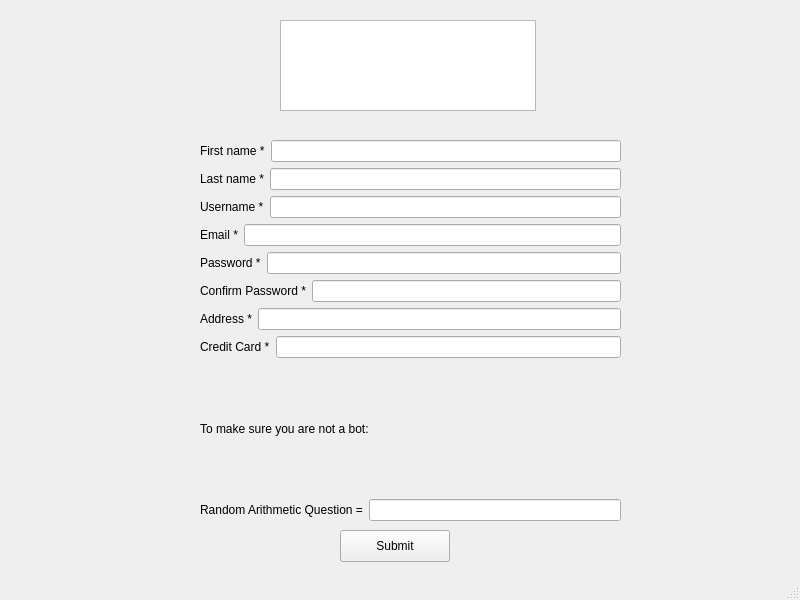
<?xml version="1.0" encoding="UTF-8"?>
<ui version="4.0">
 <class>MainWindow</class>
 <widget class="QMainWindow" name="MainWindow">
  <property name="geometry">
   <rect>
    <x>0</x>
    <y>0</y>
    <width>800</width>
    <height>600</height>
   </rect>
  </property>
  <property name="windowTitle">
   <string>MainWindow</string>
  </property>
  <widget class="QWidget" name="centralwidget">
   <widget class="QGraphicsView" name="Logo">
    <property name="geometry">
     <rect>
      <x>280</x>
      <y>20</y>
      <width>256</width>
      <height>91</height>
     </rect>
    </property>
   </widget>
   <widget class="QPushButton" name="pushButton">
    <property name="geometry">
     <rect>
      <x>340</x>
      <y>530</y>
      <width>110</width>
      <height>32</height>
     </rect>
    </property>
    <property name="text">
     <string>Submit</string>
    </property>
   </widget>
   <widget class="QWidget" name="">
    <property name="geometry">
     <rect>
      <x>200</x>
      <y>140</y>
      <width>421</width>
      <height>381</height>
     </rect>
    </property>
    <layout class="QVBoxLayout" name="verticalLayout">
     <item>
      <layout class="QHBoxLayout" name="horizontalLayout">
       <item>
        <widget class="QLabel" name="label">
         <property name="text">
          <string>First name *</string>
         </property>
        </widget>
       </item>
       <item>
        <widget class="QLineEdit" name="first_name_field"/>
       </item>
      </layout>
     </item>
     <item>
      <layout class="QHBoxLayout" name="horizontalLayout_2">
       <item>
        <widget class="QLabel" name="label_2">
         <property name="text">
          <string>Last name *</string>
         </property>
        </widget>
       </item>
       <item>
        <widget class="QLineEdit" name="last_name_field"/>
       </item>
      </layout>
     </item>
     <item>
      <layout class="QHBoxLayout" name="horizontalLayout_3">
       <item>
        <widget class="QLabel" name="label_3">
         <property name="text">
          <string>Username *</string>
         </property>
        </widget>
       </item>
       <item>
        <widget class="QLineEdit" name="username_field"/>
       </item>
      </layout>
     </item>
     <item>
      <layout class="QHBoxLayout" name="horizontalLayout_4">
       <item>
        <widget class="QLabel" name="label_4">
         <property name="text">
          <string>Email *</string>
         </property>
        </widget>
       </item>
       <item>
        <widget class="QLineEdit" name="email_field"/>
       </item>
      </layout>
     </item>
     <item>
      <layout class="QHBoxLayout" name="horizontalLayout_6">
       <item>
        <widget class="QLabel" name="password_field">
         <property name="text">
          <string>Password *</string>
         </property>
        </widget>
       </item>
       <item>
        <widget class="QLineEdit" name="username_field_2"/>
       </item>
      </layout>
     </item>
     <item>
      <layout class="QHBoxLayout" name="horizontalLayout_7">
       <item>
        <widget class="QLabel" name="password_confirmation_field">
         <property name="text">
          <string>Confirm Password *</string>
         </property>
        </widget>
       </item>
       <item>
        <widget class="QLineEdit" name="username_field_3"/>
       </item>
      </layout>
     </item>
     <item>
      <layout class="QHBoxLayout" name="horizontalLayout_5">
       <item>
        <widget class="QLabel" name="label_5">
         <property name="text">
          <string>Address *</string>
         </property>
        </widget>
       </item>
       <item>
        <widget class="QLineEdit" name="address_field"/>
       </item>
      </layout>
     </item>
     <item>
      <layout class="QHBoxLayout" name="horizontalLayout_8">
       <item>
        <widget class="QLabel" name="label_6">
         <property name="text">
          <string>Credit Card *</string>
         </property>
        </widget>
       </item>
       <item>
        <widget class="QLineEdit" name="address_field_2"/>
       </item>
      </layout>
     </item>
     <item>
      <widget class="QLabel" name="label_8">
       <property name="text">
        <string>To make sure you are not a bot:</string>
       </property>
      </widget>
     </item>
     <item>
      <layout class="QHBoxLayout" name="horizontalLayout_9">
       <item>
        <widget class="QLabel" name="label_7">
         <property name="text">
          <string>Random Arithmetic Question =</string>
         </property>
        </widget>
       </item>
       <item>
        <widget class="QLineEdit" name="address_field_3"/>
       </item>
      </layout>
     </item>
    </layout>
   </widget>
  </widget>
  <widget class="QMenuBar" name="menubar">
   <property name="geometry">
    <rect>
     <x>0</x>
     <y>0</y>
     <width>800</width>
     <height>22</height>
    </rect>
   </property>
  </widget>
  <widget class="QStatusBar" name="statusbar"/>
 </widget>
 <resources/>
 <connections/>
</ui>
